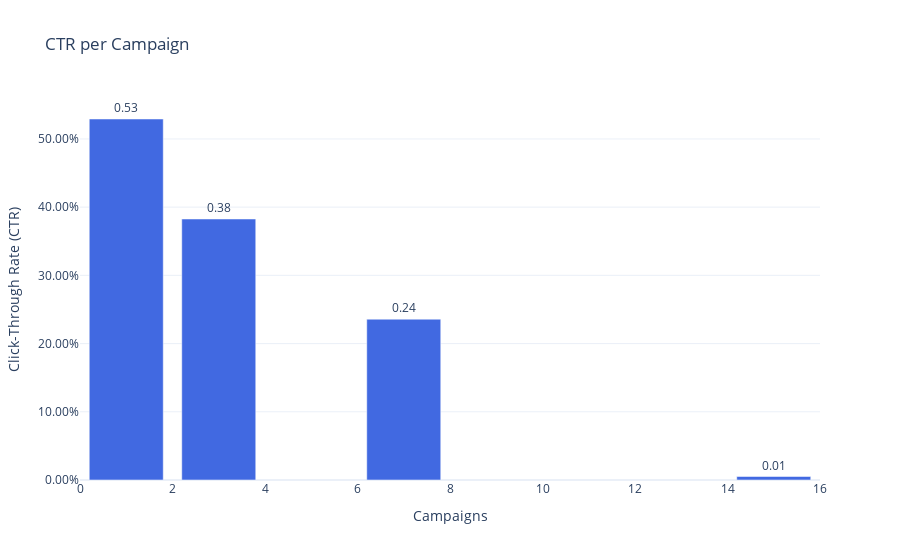

This figure's notebook cell:
### Markdown cell above
Bar plot (CTR)

### Code cell
campaign_ctr = df.groupby("Campaign")["CTR"].mean().reset_index()


fig = go.Figure(data=[
    go.Bar(
        x=campaign_ctr["Campaign"],
        y=campaign_ctr["CTR"],
        marker=dict(color="royalblue"),
        text=campaign_ctr["CTR"].round(2),
        textposition="outside"
    )
])

fig.update_layout(
    title="CTR per Campaign",
    xaxis=dict(title="Campaigns"),
    yaxis=dict(title="Click-Through Rate (CTR)", tickformat=".2%"),
    template="plotly_white"
)

fig.show()

### Figure 1 — Plotly figure (JSON) as saved in the notebook; plotly's stock layout.template omitted (floating-point values rounded to 4 significant figures)
{"data": [{"marker": {"color": "royalblue"}, "text": [0.53, 0.38, 0.24, 0.01], "textposition": "outside", "type": "bar", "x": [1, 3, 7, 15], "y": [0.5292, 0.3827, 0.2357, 0.005126]}], "layout": {"title": {"text": "CTR per Campaign"}, "xaxis": {"title": {"text": "Campaigns"}}, "yaxis": {"tickformat": ".2%", "title": {"text": "Click-Through Rate (CTR)"}}}}
